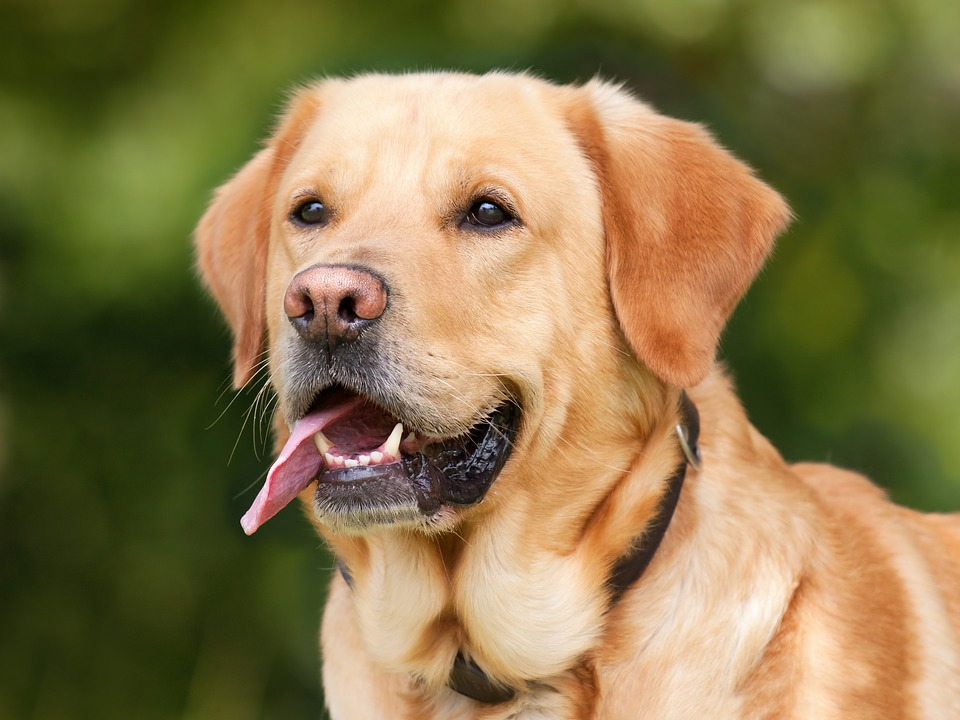
//> input picture machine_learning/opencv_training/sample.jpg, 960 x 720 px
$ ./main_trial_09 sample.jpg   (built with g++ and OpenCV 4)
//> lines starting //> are read from the running program, lines starting //| are printed output that depends on the picture; after the words box and inside, x2 and y2 are one past the last pixel; in counts of white or black regions, pixels touching at a corner belong together
#include <opencv2/opencv.hpp>
#include <opencv2/highgui.hpp>
#include <opencv2/imgproc.hpp>
#include <opencv2/highgui/highgui_c.h>
// #include <opencv2/imgcodecs.hpp>

#include <iostream>

// #include <onnxruntime_cxx_api.h>

/*
 * cmake -DCMAKE_BUILD_TYPE=DEBUG ..
 * g++ main.cpp -o output -std=c++11 `pkg-config --cflags --libs opencv4`
 * pkg-config --modversion opencv4
 * https://docs.opencv.org/4.x/index.html
 *
 * opencv version 4.10.0
 * https://www.youtube.com/watch?v=GyqENnu7cE8&list=PLUTbi0GOQwghR9db9p6yHqwvzc989q_mu&index=1
 *
 * HighwWay
 * https://www.youtube.com/watch?v=KBsqQez-O4w
 */

cv::Point2f updatePositionAlongRectangle(cv::Point2f current_position, cv::Point2f& direction, const cv::Rect& rect)
{
    current_position += direction;

    if ( current_position.x <= rect.x || current_position.x >= rect.x + rect.width)
    {
        direction.x = -direction.x;
    }
    if (current_position.y <= rect.y || current_position.y >= rect.y + rect.height)
    {
        direction.y = -direction.y;
    }

    return current_position;
}

int main( int argc, char** argv )
{
   std::cout << "Number of arguments: " << argc << std::endl;

   if( argc != 2 )
   {
      std::cout <<  "Please enter image file .. " << std::endl ;
      return -1;
   }

   cv::Mat my_image = cv::imread(argv[1]);
//> my_image is the input picture: 720 rows x 960 cols, CV_8UC3; mean B, G, R 76.2, 119.6, 136.3
   cv::namedWindow("Windows", 0);
   cv::imshow("Windows", my_image);
   cv::waitKey( 0 );

   /*
    *
    * https://docs.opencv.org/4.10.0/dd/d6a/classcv_1_1KalmanFilter.html
    */
   cv::namedWindow("Kalman Filter Tracking", 0);
   cv::KalmanFilter kalman_filter(4, 2, 0);

   kalman_filter.transitionMatrix = (cv::Mat_<float>(4, 4) << 1, 0, 1, 0,
                                                              0, 1, 0, 1,
                                                              0, 0, 1, 0,
                                                              0, 0, 0, 1);

   kalman_filter.measurementMatrix = (cv::Mat_<float>(2, 4) << 1, 0, 0, 0,
                            0, 1, 0, 0);

   setIdentity( kalman_filter.processNoiseCov, cv::Scalar(1e-4) );
   setIdentity( kalman_filter.measurementNoiseCov, cv::Scalar(1e-1) );
   setIdentity( kalman_filter.errorCovPost, cv::Scalar(1) );

   kalman_filter.statePost = ( cv::Mat_< float >(4, 1) << 0, 0, 0, 0 );

   int width = 640;
   int height = 480;
   cv::Mat frame( height, width, CV_8UC3, cv::Scalar(0, 0, 0) );

   cv::Rect rectangle( 100, 100, 440, 280 );

    cv::Point2f true_position( rectangle.x + rectangle.width / 2, rectangle.y + rectangle.height / 2 );
    cv::Point2f direction( 5, 5 );

    cv::Point2f predicted_position;

   while (true)
   {
        frame.setTo(cv::Scalar(0, 0, 0));

        true_position = updatePositionAlongRectangle( true_position, direction, rectangle );

        cv::Mat prediction = kalman_filter.predict();
        predicted_position = cv::Point2f( prediction.at< float >(0), prediction.at< float >(1) );

        cv::Mat measurement = (cv::Mat_< float >(2, 1) << true_position.x, true_position.y);
        kalman_filter.correct(measurement);

        cv::Mat future_state = kalman_filter.statePost.clone();

        for (int i = 0; i < 10; ++i)
        { // predicting 10 steps ahead
            future_state = kalman_filter.transitionMatrix * future_state;
        }
        cv::Point future_predictPt( future_state.at< float >(0), future_state.at< float >(1));

        cv::rectangle( frame, rectangle, cv::Scalar(255, 0, 0), 2 ); // Rectangle in blue
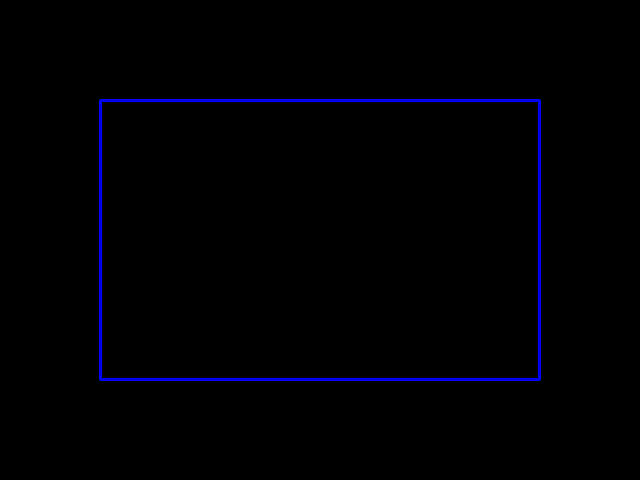
//> frame: 480 rows x 640 cols, CV_8UC3; mean B, G, R 3.6, 0, 0
        cv::circle( frame, true_position, 10, cv::Scalar(255, 255, 255), -1 ); // True position in white
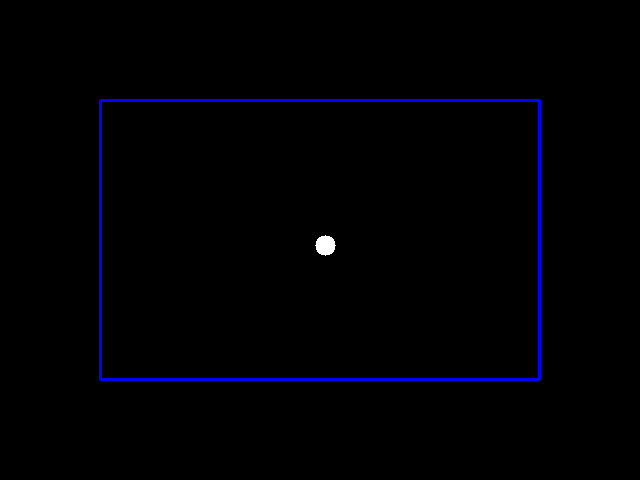
//> frame: 480 rows x 640 cols, CV_8UC3; 0.1% of pixels changed, all inside (x1, y1, x2, y2) = (315, 235, 336, 256)
        cv::circle( frame, predicted_position, 10, cv::Scalar(0, 255, 0), -1 ); // Predicted position in green
//> frame: 480 rows x 640 cols, CV_8UC3; 90 pixels changed, all inside (x1, y1, x2, y2) = (0, 0, 11, 11)
        cv::circle(frame, future_predictPt, 10, cv::Scalar(0, 0, 255), -1 ); // Predicted position in green

        cv::imshow("Kalman Filter Tracking", frame);

        if (cv::waitKey(0) == 'q')
//> the 'q' key is pressed
           break;
    }

   return 0;
}
